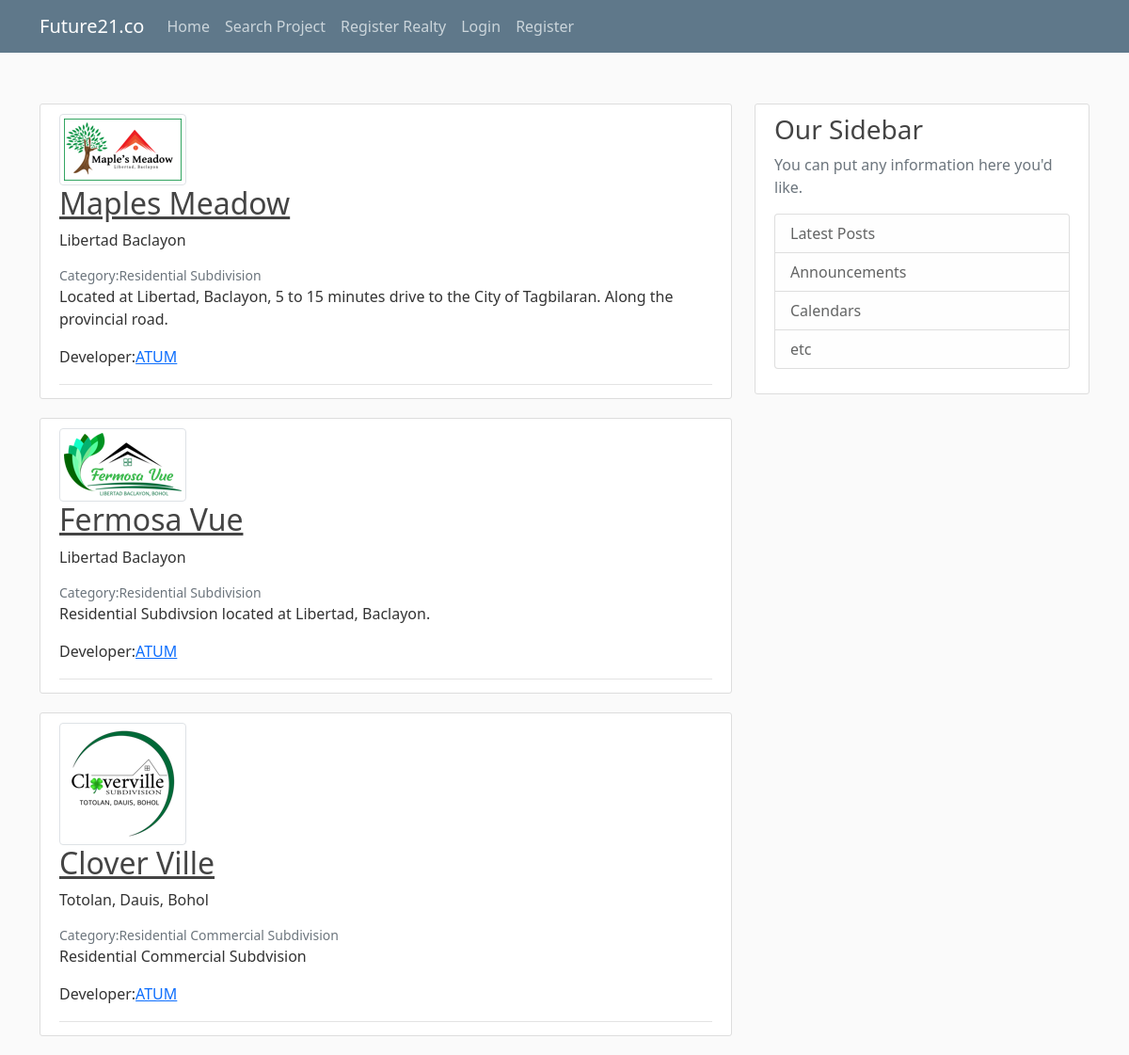
The page /home on the database its author committed.
### main/models.py (models this page shows, shortened)
class Project(db.Model):
    __searchable__ = ['name', 'description','location', 'category']
    id = db.Column(db.Integer, primary_key=True, nullable=False)
    name = db.Column(db.String(60), unique=True, nullable=False)
    category = db.Column(db.String(50), nullable=False)
    location = db.Column(db.String(60), nullable=False)
    description = db.Column(db.Text, nullable=False)
    owner = db.Column(db.String(60), nullable=False)
    image_file = db.Column(db.String(20), nullable=False, default='default.png')
    date_posted= db.Column(db.DateTime, nullable=False, default=datetime.utcnow)
    user_id = db.Column(db.Integer, db.ForeignKey('user.id'),nullable=False)
    products = db.relationship('Product', backref='product', lazy=True)

### main/routes.py (the view)
@app.route('/',methods=['GET','POST'])
@app.route('/home',methods=['GET','POST'])
def home():
    projects = Project.query.all()
    return render_template('home.html',projects=projects)

### main/templates/home.html
{% extends "base.html" %}
{%block content %}
    {%for project in projects%}
    <article class="media content-section">
        <div class="media">
            <img class="img-thumbnail" src="{{ url_for('static', filename='profilepics/' + project.image_file) }}" />
        </div>
        <div class="media-body">
                <h2><a class="article-title" href="{{ url_for('project', proj_id=project.id)}}">{{ project.name }}</a></h2>
                <p class="article-content">{{ project.location }}</p>
                <small class="text-muted">Category:{{ project.category }}</small>
                <p class="article-content">{{ project.description }}</p>
                <div class="article-metadata">
                    <p>Developer:<a class="mr-2" href="#">{{ project.owner }}</a></p>
                </div>
        </div>
    </article>
    {% endfor %}
{% endblock %}

### main/static/main.css (style rules this page uses)
body { background: #fafafa; color: #333333; margin-top: 5rem; }
h1, h2, h3, h4, h5, h6 { color: #444444; }
.content-section { background: #ffffff; padding: 10px 20px; border: 1px solid #dddddd; border-radius: 3px; margin-bottom: 20px; }
.article-title { color: #444444; }
.article-content { white-space: pre-line; }
.article-metadata { padding-bottom: 1px; margin-bottom: 4px; border-bottom: 1px solid #e3e3e3 }
body { padding-top: 30px; }
small { display: block; line-height: 1.428571429; color: #999; }

### rows shown on the page
Project: image_file (picture), name "Maples Meadow", location "Libertad Baclayon", category "Residential Subdivision", description "Located at Libertad, Baclayon, 5 to 15 minutes drive to the City of Tagbilaran. Along the provincial road.", owner "ATUM"
Project: image_file (picture), name "Fermosa Vue", location "Libertad Baclayon", category "Residential Subdivision", description "Residential Subdivsion located at Libertad, Baclayon.", owner "ATUM"
Project: image_file (picture), name "Clover Ville", location "Totolan, Dauis, Bohol", category "Residential Commercial Subdivision", description "Residential Commercial Subdvision", owner "ATUM"
